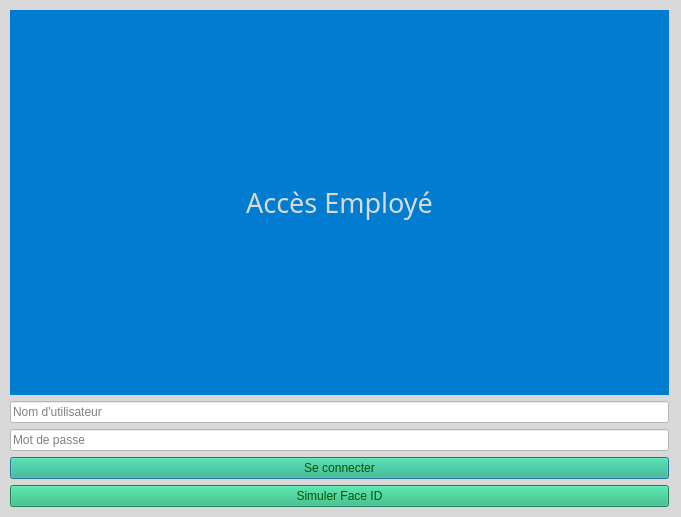
<?xml version="1.0" encoding="UTF-8"?>
<ui version="4.0">
 <class>employe_inter</class>
 <widget class="QDialog" name="employe_inter">
  <property name="geometry">
   <rect>
    <x>0</x>
    <y>0</y>
    <width>681</width>
    <height>517</height>
   </rect>
  </property>
  <property name="windowTitle">
   <string>Dialog</string>
  </property>
  <property name="styleSheet">
   <string notr="true">background-color: rgb(217, 217, 217);</string>
  </property>
  <widget class="QWidget" name="centralwidget">
   <property name="geometry">
    <rect>
     <x>10</x>
     <y>10</y>
     <width>659</width>
     <height>497</height>
    </rect>
   </property>
   <layout class="QVBoxLayout" name="verticalLayout">
    <item>
     <widget class="QLabel" name="label">
      <property name="font">
       <font>
        <family>Franklin Gothic</family>
        <pointsize>12</pointsize>
        <italic>false</italic>
        <fontweight>Black</fontweight>
       </font>
      </property>
      <property name="styleSheet">
       <string notr="true">color: rgb(217, 217, 217);
background-color: rgb(0, 125, 209);
font: 900 12pt &quot;Franklin Gothic&quot;;</string>
      </property>
      <property name="text">
       <string>&lt;html&gt;&lt;head/&gt;&lt;body&gt;&lt;p&gt;&lt;span style=&quot; font-size:20pt;&quot;&gt;Accès Employé&lt;/span&gt;&lt;/p&gt;&lt;/body&gt;&lt;/html&gt;</string>
      </property>
      <property name="alignment">
       <set>Qt::AlignmentFlag::AlignCenter</set>
      </property>
     </widget>
    </item>
    <item>
     <widget class="QLineEdit" name="usernameLineEdit">
      <property name="styleSheet">
       <string notr="true">background-color: rgb(255, 255, 255);
color: rgb(0, 0, 0);
font: 900 9pt &quot;Franklin Gothic&quot;;</string>
      </property>
      <property name="placeholderText">
       <string>Nom d'utilisateur</string>
      </property>
     </widget>
    </item>
    <item>
     <widget class="QLineEdit" name="passwordLineEdit">
      <property name="styleSheet">
       <string notr="true">background-color: rgb(255, 255, 255);
color: rgb(0, 0, 0);
font: 900 9pt &quot;Franklin Gothic&quot;;</string>
      </property>
      <property name="echoMode">
       <enum>QLineEdit::EchoMode::Password</enum>
      </property>
      <property name="placeholderText">
       <string>Mot de passe</string>
      </property>
     </widget>
    </item>
    <item>
     <widget class="QPushButton" name="loginButton">
      <property name="styleSheet">
       <string notr="true">background-color: rgb(36, 179, 122);
font: 900 12pt &quot;Franklin Gothic&quot;;
color: rgb(0, 85, 0);</string>
      </property>
      <property name="text">
       <string>Se connecter</string>
      </property>
     </widget>
    </item>
    <item>
     <widget class="QPushButton" name="faceIdButton">
      <property name="styleSheet">
       <string notr="true">background-color: rgb(36, 179, 122);
font: 900 12pt &quot;Franklin Gothic&quot;;
color: rgb(0, 85, 0);</string>
      </property>
      <property name="text">
       <string>Simuler Face ID</string>
      </property>
     </widget>
    </item>
   </layout>
  </widget>
 </widget>
 <resources/>
 <connections/>
</ui>
